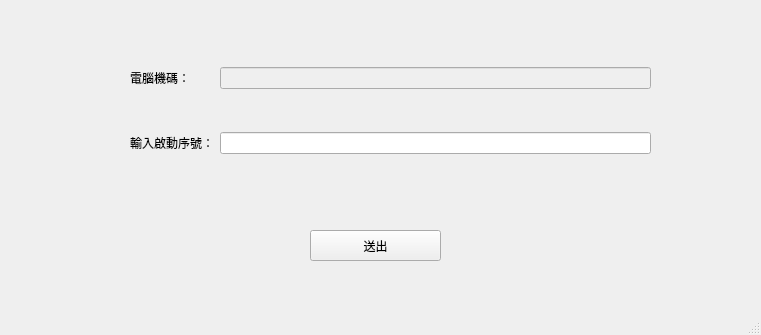
<?xml version="1.0" encoding="UTF-8"?>
<ui version="4.0">
 <class>MainWindow</class>
 <widget class="QMainWindow" name="MainWindow">
  <property name="geometry">
   <rect>
    <x>0</x>
    <y>0</y>
    <width>761</width>
    <height>335</height>
   </rect>
  </property>
  <property name="windowTitle">
   <string>MainWindow</string>
  </property>
  <widget class="QWidget" name="centralwidget">
   <widget class="QPushButton" name="submit_btn">
    <property name="geometry">
     <rect>
      <x>310</x>
      <y>230</y>
      <width>131</width>
      <height>31</height>
     </rect>
    </property>
    <property name="text">
     <string>送出</string>
    </property>
   </widget>
   <widget class="QWidget" name="gridLayoutWidget">
    <property name="geometry">
     <rect>
      <x>130</x>
      <y>30</y>
      <width>521</width>
      <height>161</height>
     </rect>
    </property>
    <layout class="QGridLayout" name="gridLayout">
     <item row="1" column="0">
      <widget class="QLabel" name="label">
       <property name="text">
        <string>輸入啟動序號：</string>
       </property>
      </widget>
     </item>
     <item row="0" column="0">
      <widget class="QLabel" name="label_2">
       <property name="text">
        <string>電腦機碼：</string>
       </property>
      </widget>
     </item>
     <item row="0" column="1">
      <widget class="QLineEdit" name="serial_code">
       <property name="enabled">
        <bool>false</bool>
       </property>
      </widget>
     </item>
     <item row="1" column="1">
      <widget class="QLineEdit" name="activate_code"/>
     </item>
    </layout>
   </widget>
  </widget>
  <widget class="QMenuBar" name="menubar">
   <property name="geometry">
    <rect>
     <x>0</x>
     <y>0</y>
     <width>761</width>
     <height>21</height>
    </rect>
   </property>
  </widget>
  <widget class="QStatusBar" name="statusbar"/>
 </widget>
 <resources/>
 <connections/>
</ui>
